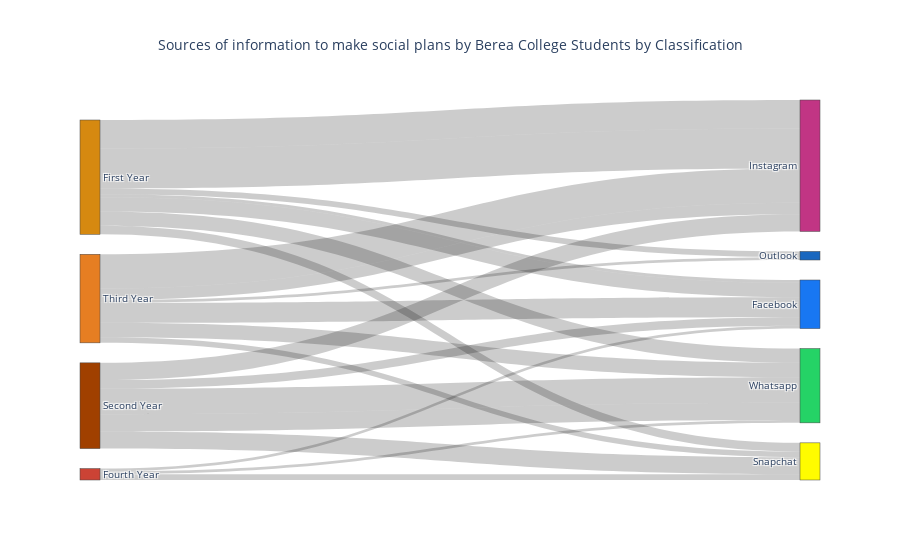

Notebook code for this chart:
### Code cell
# plotted with the help of StackOverflow thread: https://stackoverflow.com/questions/70293723/how-do-i-make-a-simple-multi-level-sankey-diagram-with-plotly

import pandas as pd
import plotly.graph_objects as go
import plotly.io as pio


label_list = ['First Year', 'Second Year', 'Third Year', 'Fourth Year', 'Super Senior+', 'Instagram', 'Facebook','Whatsapp', 'Outlook','Snapchat','Word of mouth from friends', 'none']
num_participants = [13, 16, 15, 17, 5] # number of participants per class

source = [0,0,0,0,0,0,0, 
          1,1,1,1,1,1,1, 
          2,2,2,2,2,2,2, 
          3,3,3,3,3,3,3,
          4,4,4,4,4,4,4]

target = [5,6,7,8,9, 
          5,6,7,8,9, 
          5,6,7,8,9,
          5,6,7,8,9, 
          5,6,7,8,9,
         ]

count = [20, 2, 10,4,6, 
        28,10,18,0,12,
         12,6,12,0,4,
         24,14,10,2,0,
         8,2,2,0,4
         
        ]

fig = go.Figure(data=[go.Sankey(
    node = {"label": label_list},
    link = {"source": source, "target": target, "value": count}
    )])

color_for_nodes = ["#d68910","#a04000","#e67e22","#cb4335","maroon", "#c13584", "#1877F2", "#25d366","#1967bf", "#fffc00"]
fig.update_traces(node_color = color_for_nodes)

fig.update_layout(title_text="Apps Used to make social plans by Classification ", font_size=10, title_x=0.5)

fig.show()
pio.write_image(fig, 'filename.png', width=700, height=775)

### Figure 1 — Plotly figure (JSON) as saved in the notebook; plotly's stock layout.template omitted (floating-point values rounded to 4 significant figures)
{"data": [{"link": {"source": [0, 0, 0, 0, 0, 0, 0, 1, 1, 1, 1, 1, 1, 1, 2, 2, 2, 2, 2, 2, 2, 3, 3, 3, 3, 3, 3, 3, 4, 4, 4, 4, 4, 4, 4], "target": [5, 6, 7, 8, 9, 5, 6, 7, 8, 9, 5, 6, 7, 8, 9, 5, 6, 7, 8, 9, 5, 6, 7, 8, 9], "value": [20, 2, 10, 4, 6, 28, 10, 18, 0, 12, 12, 6, 12, 0, 4, 24, 14, 10, 2, 0, 8, 2, 2, 0, 4]}, "node": {"color": ["#d68910", "#a04000", "#e67e22", "#cb4335", "maroon", "#c13584", "#1877F2", "#25d366", "#1967bf", "#fffc00"], "label": ["First Year", "Second Year", "Third Year", "Fourth Year", "Super Senior+", "Instagram", "Facebook", "Whatsapp", "Outlook", "Snapchat", "Word of mouth from friends", "none"]}, "type": "sankey"}], "layout": {"autosize": true, "font": {"size": 10}, "title": {"text": "Sources of information to make social plans by Berea College Students by Classification ", "x": 0.5}}}
